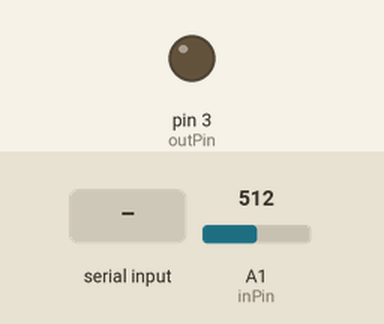
The sketch below on a simulated Arduino Uno, built with avr-gcc and run on an emulated ATmega328P. Shown: output pins drawn as LEDs (lit = HIGH). The test bench sets the inputs (shaded band); at power-on: A1 (inPin) = 512. What the sketch prints to the serial monitor is not drawn.

Above: at 1.2 s.
1.3 s: "90,45\n" received over Serial
At 2.0 s:
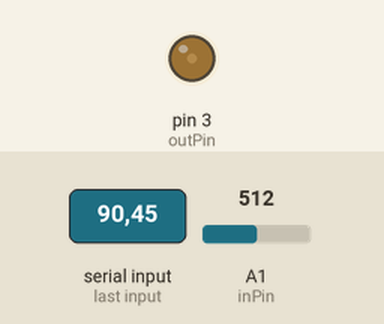
2.9 s: "30,150\n" received over Serial
At 3.3 s:
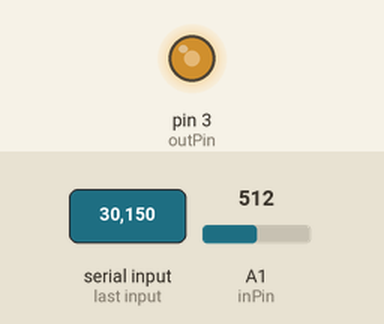
4.5 s: "200\n" received over Serial
At 5.6 s:
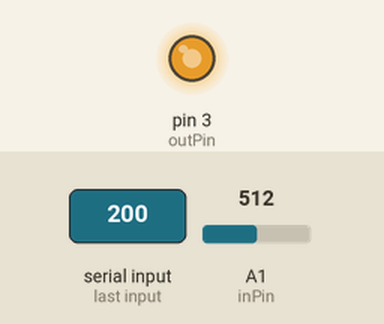
9.0 s: "90,45\n" received over Serial
At 10.3 s:
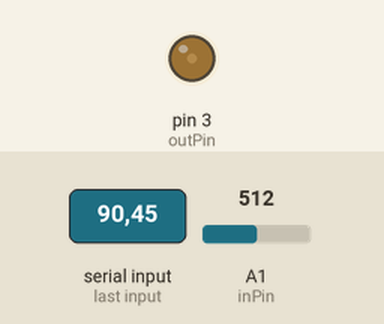
Timing chart, 0 to 11.5 s (numbered marks = the images above; inputs shaded):
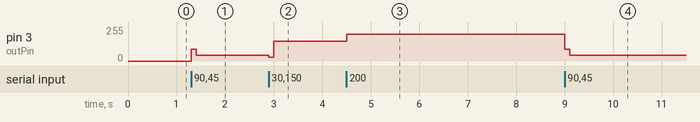

The sketch:

arduino_serial.ino
```cpp
/* Setup and Pin Assignments */
const int inPin = A1;   // To middle pin of potentiometer or whichever input device you choose.
                        // Should be connected to an analog pin.
const int outPin = 3;   // To LED or other output device, should be connected to PWM pin.

int sensorValue, LEDstatus;

void setup() {
  Serial.begin(9600);
}

void loop() {
  // Writes to serial port "sensor = 123"
  sensorValue = analogRead(inPin);
  Serial.print("sensor = ");
  Serial.print(sensorValue);

  // Read LED value from the Serial port and
  LEDstatus = Serial.parseInt();
  if (LEDstatus != 0)
    analogWrite(outPin, LEDstatus);

  delay(100);
}
```

Measured:
- after the input at 1.3 s, pin 3 (outPin): 0/255 → 90/255 at once, → 45/255 0.10 s later
- after the input at 2.9 s, pin 3 (outPin): 45/255 → 30/255 at once, → 150/255 0.10 s later
- after the input at 4.5 s, pin 3 (outPin): 150/255 → 200/255 at once
- after the input at 9.0 s, pin 3 (outPin): 200/255 → 90/255 at once, → 45/255 0.10 s later
